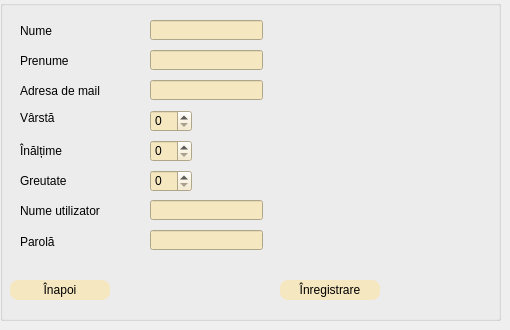
    <widget class="QWidget" name="inregistrare">
     <widget class="QGroupBox" name="groupBox_2">
      <property name="geometry">
       <rect>
        <x>0</x>
        <y>0</y>
        <width>501</width>
        <height>321</height>
       </rect>
      </property>
      <property name="styleSheet">
       <string notr="true">font: 12pt &quot;Times New Roman&quot;;</string>
      </property>
      <property name="title">
       <string/>
      </property>
      <widget class="QLabel" name="label_nume">
       <property name="geometry">
        <rect>
         <x>20</x>
         <y>20</y>
         <width>81</width>
         <height>21</height>
        </rect>
       </property>
       <property name="text">
        <string>Nume</string>
       </property>
      </widget>
      <widget class="QLabel" name="label_prenume">
       <property name="geometry">
        <rect>
         <x>20</x>
         <y>50</y>
         <width>91</width>
         <height>21</height>
        </rect>
       </property>
       <property name="text">
        <string>Prenume</string>
       </property>
      </widget>
      <widget class="QLabel" name="label_adresa_de_mail">
       <property name="geometry">
        <rect>
         <x>20</x>
         <y>80</y>
         <width>121</width>
         <height>21</height>
        </rect>
       </property>
       <property name="text">
        <string>Adresa de mail</string>
       </property>
      </widget>
      <widget class="QLabel" name="label_varsta">
       <property name="geometry">
        <rect>
         <x>20</x>
         <y>110</y>
         <width>61</width>
         <height>16</height>
        </rect>
       </property>
       <property name="text">
        <string>Vârstă</string>
       </property>
      </widget>
      <widget class="QLabel" name="label_inaltime">
       <property name="geometry">
        <rect>
         <x>20</x>
         <y>140</y>
         <width>71</width>
         <height>21</height>
        </rect>
       </property>
       <property name="text">
        <string>Înălțime</string>
       </property>
      </widget>
      <widget class="QLabel" name="label_greutate">
       <property name="geometry">
        <rect>
         <x>20</x>
         <y>170</y>
         <width>91</width>
         <height>21</height>
        </rect>
       </property>
       <property name="text">
        <string>Greutate</string>
       </property>
      </widget>
      <widget class="QLineEdit" name="lineEdit_nume">
       <property name="geometry">
        <rect>
         <x>150</x>
         <y>20</y>
         <width>113</width>
         <height>20</height>
        </rect>
       </property>
       <property name="styleSheet">
        <string notr="true">background-color: rgb(245, 231, 192);</string>
       </property>
      </widget>
      <widget class="QLineEdit" name="lineEdit_prenume">
       <property name="geometry">
        <rect>
         <x>150</x>
         <y>50</y>
         <width>113</width>
         <height>20</height>
        </rect>
       </property>
       <property name="styleSheet">
        <string notr="true">background-color: rgb(245, 231, 192);</string>
       </property>
      </widget>
      <widget class="QLineEdit" name="lineEdit_adres_de_mail">
       <property name="geometry">
        <rect>
         <x>150</x>
         <y>80</y>
         <width>113</width>
         <height>20</height>
        </rect>
       </property>
       <property name="styleSheet">
        <string notr="true">background-color: rgb(245, 231, 192);</string>
       </property>
      </widget>
      <widget class="QSpinBox" name="spinBox_varsta">
       <property name="geometry">
        <rect>
         <x>150</x>
         <y>110</y>
         <width>42</width>
         <height>22</height>
        </rect>
       </property>
       <property name="styleSheet">
        <string notr="true">background-color: rgb(245, 231, 192);</string>
       </property>
      </widget>
      <widget class="QSpinBox" name="spinBox_inaltime">
       <property name="geometry">
        <rect>
         <x>150</x>
         <y>140</y>
         <width>42</width>
         <height>22</height>
        </rect>
       </property>
       <property name="styleSheet">
        <string notr="true">background-color: rgb(245, 231, 192);</string>
       </property>
      </widget>
      <widget class="QSpinBox" name="spinBox_greutate">
       <property name="geometry">
        <rect>
         <x>150</x>
         <y>170</y>
         <width>42</width>
         <height>22</height>
        </rect>
       </property>
       <property name="styleSheet">
        <string notr="true">background-color: rgb(245, 231, 192);</string>
       </property>
      </widget>
      <widget class="QPushButton" name="pushButton_inregistrare_2">
       <property name="geometry">
        <rect>
         <x>280</x>
         <y>280</y>
         <width>100</width>
         <height>20</height>
        </rect>
       </property>
       <property name="styleSheet">
        <string notr="true">#pushButton_inregistrare_2{
	font: 12pt &quot;Times New Roman&quot;;
	background-color: rgb(245, 231, 192);
 border-radius:8px;
}
#pushButton_inregistrare_2:hover{
	font: 12pt &quot;Times New Roman&quot;;

	background-color: rgb(157, 217, 146);


border-radius:5px;

}</string>
       </property>
       <property name="text">
        <string>Înregistrare</string>
       </property>
      </widget>
      <widget class="QLabel" name="label_nume_utilizato">
       <property name="geometry">
        <rect>
         <x>20</x>
         <y>200</y>
         <width>111</width>
         <height>21</height>
        </rect>
       </property>
       <property name="text">
        <string>Nume utilizator</string>
       </property>
      </widget>
      <widget class="QLabel" name="label_parola">
       <property name="geometry">
        <rect>
         <x>20</x>
         <y>232</y>
         <width>71</width>
         <height>20</height>
        </rect>
       </property>
       <property name="text">
        <string>Parolă</string>
       </property>
      </widget>
      <widget class="QLineEdit" name="lineEdit_nume_utiliazator">
       <property name="geometry">
        <rect>
         <x>150</x>
         <y>200</y>
         <width>113</width>
         <height>20</height>
        </rect>
       </property>
       <property name="styleSheet">
        <string notr="true">background-color: rgb(245, 231, 192);</string>
       </property>
      </widget>
      <widget class="QLineEdit" name="lineEdit_parola_2">
       <property name="geometry">
        <rect>
         <x>150</x>
         <y>230</y>
         <width>113</width>
         <height>20</height>
        </rect>
       </property>
       <property name="styleSheet">
        <string notr="true">background-color: rgb(245, 231, 192);</string>
       </property>
       <property name="echoMode">
        <enum>QLineEdit::Password</enum>
       </property>
      </widget>
      <widget class="QPushButton" name="pushButton_inapoi_2">
       <property name="geometry">
        <rect>
         <x>10</x>
         <y>280</y>
         <width>100</width>
         <height>20</height>
        </rect>
       </property>
       <property name="styleSheet">
        <string notr="true">#pushButton_inapoi_2{
	font: 12pt &quot;Times New Roman&quot;;

	background-color: rgb(245, 231, 192);
 border-radius:8px;
}
#pushButton_inapoi_2:hover{
	font: 12pt &quot;Times New Roman&quot;;
background-color: rgb(157, 217, 146);
border-radius:5px;

}</string>
       </property>
       <property name="text">
        <string>Înapoi</string>
       </property>
      </widget>
     </widget>
    </widget>
